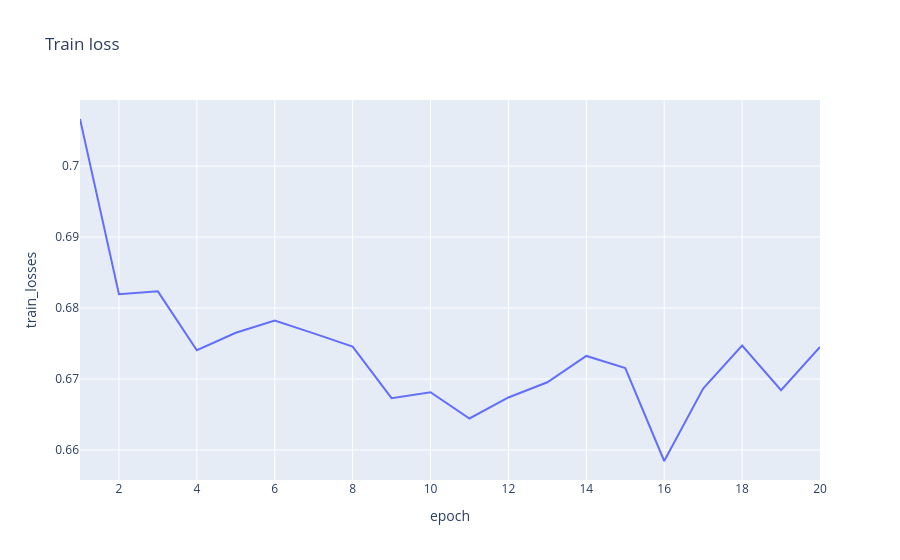
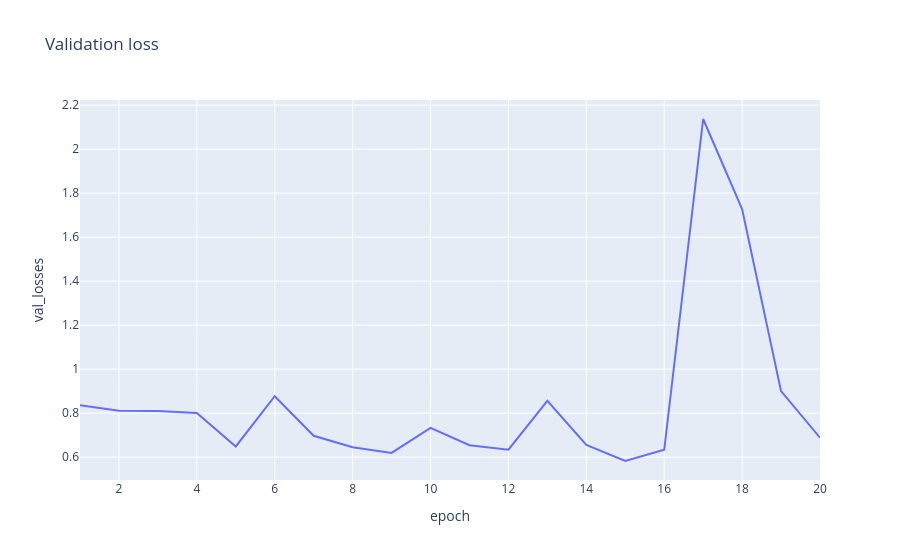
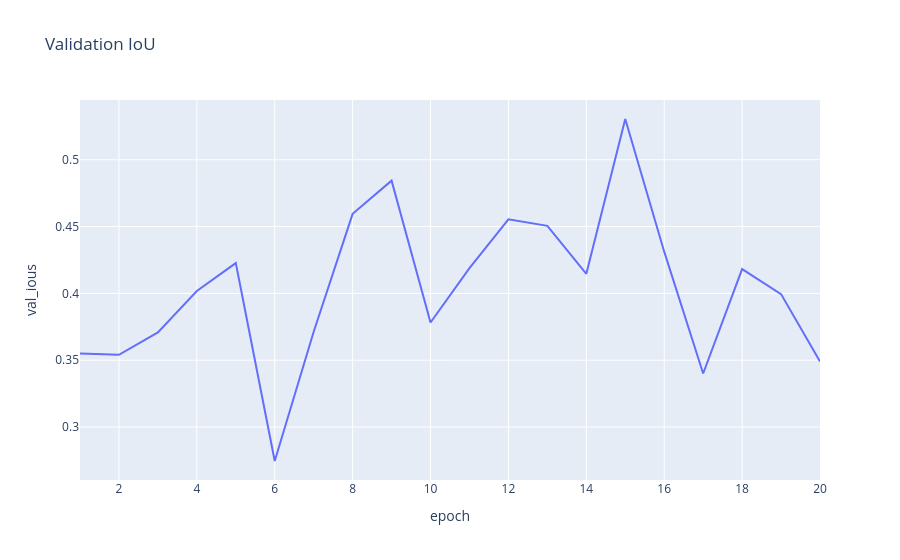
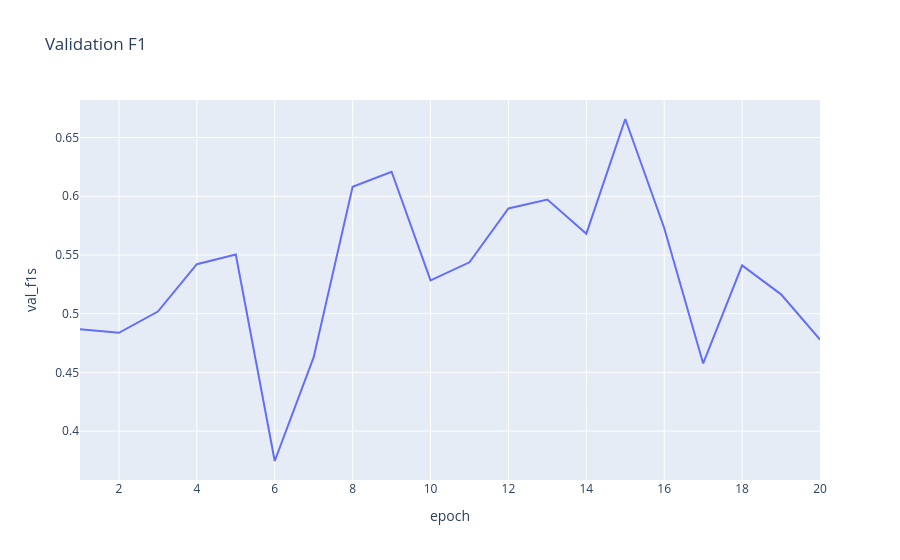

Notebook code for these charts, in order:
### Code cell
import plotly.express as px

fig = px.line(history_df, x="epoch", y="train_losses", title="Train loss")
fig.show()

fig = px.line(history_df, x="epoch", y="val_losses", title="Validation loss")
fig.show()

fig = px.line(history_df, x="epoch", y="val_ious", title="Validation IoU")
fig.show()

fig = px.line(history_df, x="epoch", y="val_f1s", title="Validation F1")
fig.show()

fig = px.line(history_df, x="epoch", y="val_precisions", title="Validation precision")
fig.show()

fig = px.line(history_df, x="epoch", y="val_recalls", title="Validation recall")
fig.show()

### Figure 1 — Plotly figure (JSON) as saved in the notebook; plotly's stock layout.template omitted (floating-point values rounded to 4 significant figures)
{"data": [{"hovertemplate": "epoch=%{x}<br>train_losses=%{y}<extra></extra>", "legendgroup": "", "line": {"color": "#636efa", "dash": "solid"}, "marker": {"symbol": "circle"}, "mode": "lines", "name": "", "orientation": "v", "showlegend": false, "type": "scatter", "x": [1, 2, 3, 4, 5, 6, 7, 8, 9, 10, 11, 12, 13, 14, 15, 16, 17, 18, 19, 20], "xaxis": "x", "y": [0.7066, 0.682, 0.6824, 0.6741, 0.6765, 0.6782, 0.6764, 0.6746, 0.6673, 0.6681, 0.6644, 0.6674, 0.6695, 0.6733, 0.6715, 0.6584, 0.6687, 0.6747, 0.6684, 0.6745], "yaxis": "y"}], "layout": {"legend": {"tracegroupgap": 0}, "title": {"text": "Train loss"}, "xaxis": {"anchor": "y", "domain": [0, 1], "title": {"text": "epoch"}}, "yaxis": {"anchor": "x", "domain": [0, 1], "title": {"text": "train_losses"}}}}

### Figure 2 — Plotly figure (JSON) as saved in the notebook; plotly's stock layout.template omitted (floating-point values rounded to 4 significant figures)
{"data": [{"hovertemplate": "epoch=%{x}<br>val_losses=%{y}<extra></extra>", "legendgroup": "", "line": {"color": "#636efa", "dash": "solid"}, "marker": {"symbol": "circle"}, "mode": "lines", "name": "", "orientation": "v", "showlegend": false, "type": "scatter", "x": [1, 2, 3, 4, 5, 6, 7, 8, 9, 10, 11, 12, 13, 14, 15, 16, 17, 18, 19, 20], "xaxis": "x", "y": [0.8364, 0.8109, 0.8095, 0.8002, 0.6486, 0.8769, 0.6969, 0.6446, 0.619, 0.7331, 0.654, 0.6336, 0.8562, 0.6556, 0.5824, 0.6335, 2.137, 1.728, 0.9002, 0.6884], "yaxis": "y"}], "layout": {"legend": {"tracegroupgap": 0}, "title": {"text": "Validation loss"}, "xaxis": {"anchor": "y", "domain": [0, 1], "title": {"text": "epoch"}}, "yaxis": {"anchor": "x", "domain": [0, 1], "title": {"text": "val_losses"}}}}

### Figure 3 — Plotly figure (JSON) as saved in the notebook; plotly's stock layout.template omitted (floating-point values rounded to 4 significant figures)
{"data": [{"hovertemplate": "epoch=%{x}<br>val_ious=%{y}<extra></extra>", "legendgroup": "", "line": {"color": "#636efa", "dash": "solid"}, "marker": {"symbol": "circle"}, "mode": "lines", "name": "", "orientation": "v", "showlegend": false, "type": "scatter", "x": [1, 2, 3, 4, 5, 6, 7, 8, 9, 10, 11, 12, 13, 14, 15, 16, 17, 18, 19, 20], "xaxis": "x", "y": [0.3551, 0.3541, 0.3707, 0.4018, 0.4227, 0.2746, 0.3713, 0.4595, 0.4844, 0.3782, 0.4189, 0.4554, 0.4506, 0.4147, 0.5305, 0.4312, 0.34, 0.4182, 0.3995, 0.349], "yaxis": "y"}], "layout": {"legend": {"tracegroupgap": 0}, "title": {"text": "Validation IoU"}, "xaxis": {"anchor": "y", "domain": [0, 1], "title": {"text": "epoch"}}, "yaxis": {"anchor": "x", "domain": [0, 1], "title": {"text": "val_ious"}}}}

### Figure 4 — Plotly figure (JSON) as saved in the notebook; plotly's stock layout.template omitted (floating-point values rounded to 4 significant figures)
{"data": [{"hovertemplate": "epoch=%{x}<br>val_f1s=%{y}<extra></extra>", "legendgroup": "", "line": {"color": "#636efa", "dash": "solid"}, "marker": {"symbol": "circle"}, "mode": "lines", "name": "", "orientation": "v", "showlegend": false, "type": "scatter", "x": [1, 2, 3, 4, 5, 6, 7, 8, 9, 10, 11, 12, 13, 14, 15, 16, 17, 18, 19, 20], "xaxis": "x", "y": [0.4867, 0.4837, 0.5018, 0.5421, 0.5505, 0.3746, 0.463, 0.608, 0.6209, 0.5283, 0.5438, 0.5897, 0.5972, 0.5682, 0.6658, 0.573, 0.4576, 0.5412, 0.5165, 0.478], "yaxis": "y"}], "layout": {"legend": {"tracegroupgap": 0}, "title": {"text": "Validation F1"}, "xaxis": {"anchor": "y", "domain": [0, 1], "title": {"text": "epoch"}}, "yaxis": {"anchor": "x", "domain": [0, 1], "title": {"text": "val_f1s"}}}}
